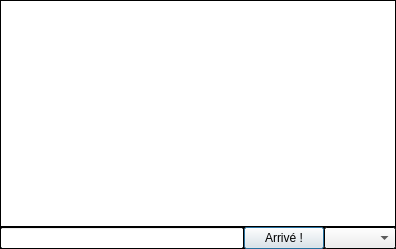
<?xml version="1.0" encoding="UTF-8"?>
<ui version="4.0">
 <class>LogWindow</class>
 <widget class="QDialog" name="LogWindow">
  <property name="geometry">
   <rect>
    <x>0</x>
    <y>0</y>
    <width>396</width>
    <height>249</height>
   </rect>
  </property>
  <property name="palette">
   <palette>
    <active>
     <colorrole role="WindowText">
      <brush brushstyle="SolidPattern">
       <color alpha="255">
        <red>94</red>
        <green>47</green>
        <blue>106</blue>
       </color>
      </brush>
     </colorrole>
     <colorrole role="Base">
      <brush brushstyle="SolidPattern">
       <color alpha="255">
        <red>255</red>
        <green>255</green>
        <blue>255</blue>
       </color>
      </brush>
     </colorrole>
     <colorrole role="Window">
      <brush brushstyle="SolidPattern">
       <color alpha="255">
        <red>0</red>
        <green>0</green>
        <blue>0</blue>
       </color>
      </brush>
     </colorrole>
    </active>
    <inactive>
     <colorrole role="WindowText">
      <brush brushstyle="SolidPattern">
       <color alpha="255">
        <red>94</red>
        <green>47</green>
        <blue>106</blue>
       </color>
      </brush>
     </colorrole>
     <colorrole role="Base">
      <brush brushstyle="SolidPattern">
       <color alpha="255">
        <red>255</red>
        <green>255</green>
        <blue>255</blue>
       </color>
      </brush>
     </colorrole>
     <colorrole role="Window">
      <brush brushstyle="SolidPattern">
       <color alpha="255">
        <red>0</red>
        <green>0</green>
        <blue>0</blue>
       </color>
      </brush>
     </colorrole>
    </inactive>
    <disabled>
     <colorrole role="WindowText">
      <brush brushstyle="SolidPattern">
       <color alpha="255">
        <red>120</red>
        <green>120</green>
        <blue>120</blue>
       </color>
      </brush>
     </colorrole>
     <colorrole role="Base">
      <brush brushstyle="SolidPattern">
       <color alpha="255">
        <red>0</red>
        <green>0</green>
        <blue>0</blue>
       </color>
      </brush>
     </colorrole>
     <colorrole role="Window">
      <brush brushstyle="SolidPattern">
       <color alpha="255">
        <red>0</red>
        <green>0</green>
        <blue>0</blue>
       </color>
      </brush>
     </colorrole>
    </disabled>
   </palette>
  </property>
  <property name="windowTitle">
   <string>Log</string>
  </property>
  <property name="windowIcon">
   <iconset resource="pokersphere.qrc">
    <normaloff>:/img/Resources/sphere.ico</normaloff>:/img/Resources/sphere.ico</iconset>
  </property>
  <layout class="QVBoxLayout" name="verticalLayout">
   <property name="spacing">
    <number>0</number>
   </property>
   <property name="margin">
    <number>0</number>
   </property>
   <item>
    <widget class="QTextBrowser" name="logTextBrowser"/>
   </item>
   <item>
    <layout class="QHBoxLayout" name="horizontalLayout">
     <property name="spacing">
      <number>0</number>
     </property>
     <item>
      <widget class="QLineEdit" name="cardNumberLineEdit"/>
     </item>
     <item>
      <widget class="QPushButton" name="arrivePushButton">
       <property name="text">
        <string>Arrivé !</string>
       </property>
      </widget>
     </item>
     <item>
      <widget class="QComboBox" name="typeLogComboBox"/>
     </item>
    </layout>
   </item>
  </layout>
 </widget>
 <layoutdefault spacing="6" margin="11"/>
 <customwidgets>
  <customwidget>
   <class>QDiaLog</class>
   <extends>QWidget</extends>
   <header>qdialog.h</header>
   <container>1</container>
  </customwidget>
 </customwidgets>
 <resources>
  <include location="pokersphere.qrc"/>
 </resources>
 <connections/>
</ui>
